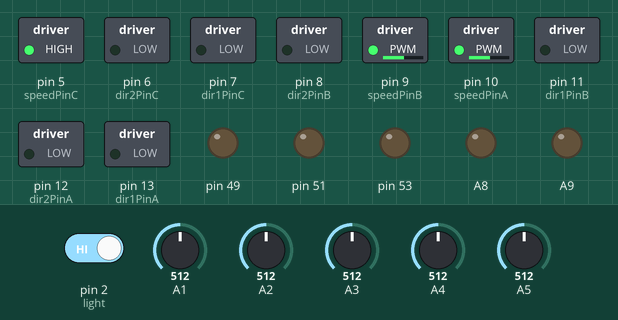
Bench run of a sketch on a simulated Arduino Mega 2560, built with avr-gcc and run on an emulated ATmega2560. Parts: switched loads named in the sketch (green lamp = pin HIGH), output pins drawn as LEDs (lit = HIGH). The inputs (shaded band) are chosen by the test bench; at power-on: pin 2 (light) HIGH, A4 = 512, A5 = 512, A1 = 512, A3 = 512, A2 = 512.

Above: at 1.2 s.
1.3 s: pin 2 (light) driven LOW
At 1.7 s:
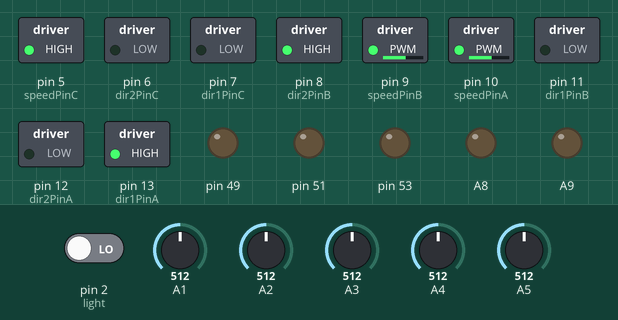
2.8 s: A4 set to 487
At 4.0 s:
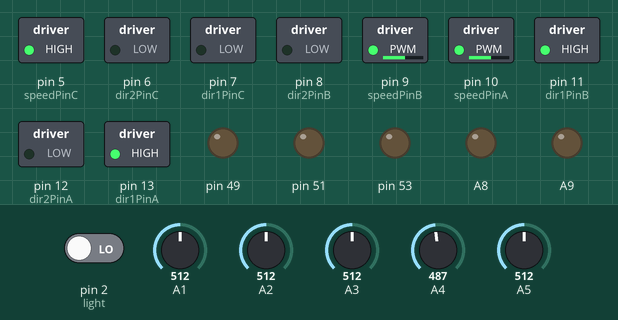
4.3 s: A5 set to 490
At 5.2 s:
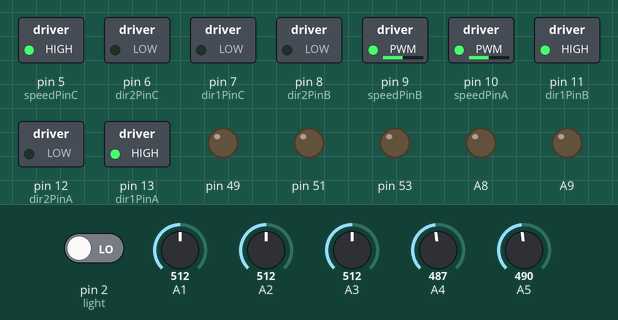
5.8 s: A1 set to 490
At 6.3 s:
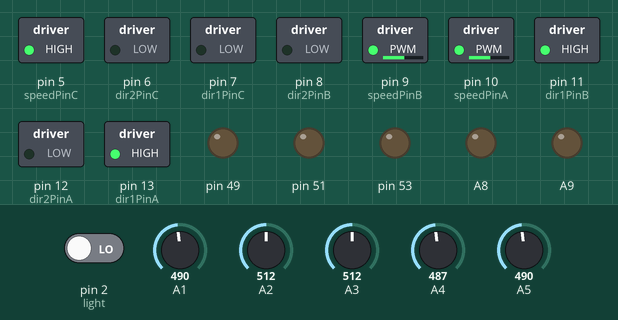
7.3 s: A1 set to 510
At 8.5 s:
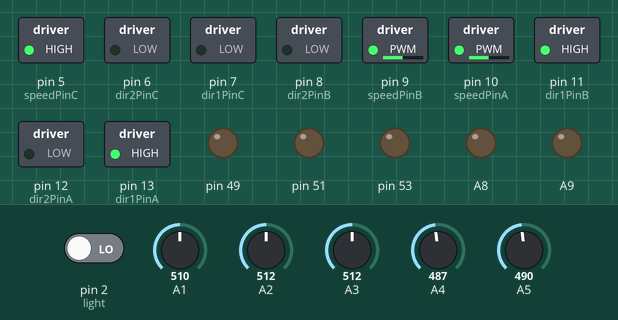
8.8 s: A3 set to 490
At 9.8 s:
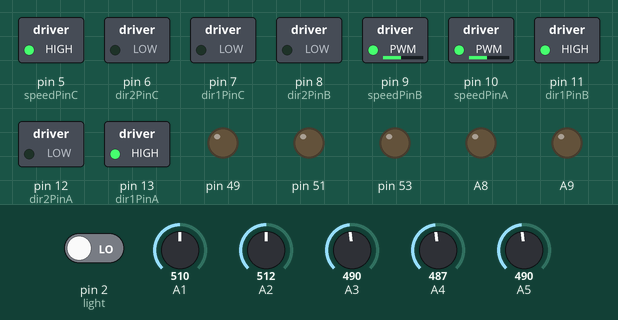
Timing chart, 0 to 11.3 s (numbered marks = the images above; inputs shaded):
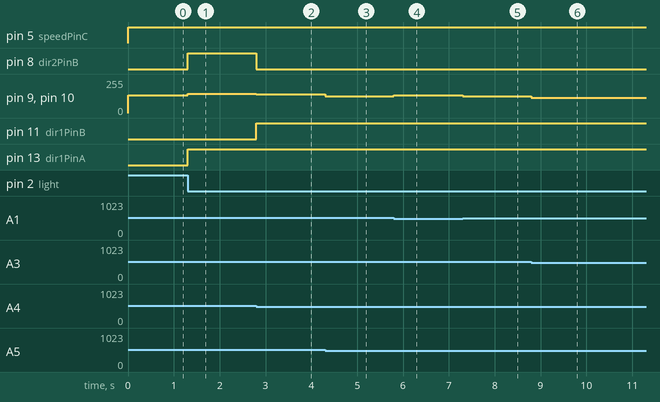

Measured:
- the behaviour switches between 500 and 499 on A4 (found by bisection; images 1 and 2)
- after the input at 1.3 s, pin 8 (dir2PinB), pin 13 (dir1PinA): LOW → HIGH at once; pin 9 (speedPinB), pin 10 (speedPinA): 132/255 → 144/255 at once
- after the input at 2.8 s, pin 8 (dir2PinB): HIGH → LOW at once; pin 9 (speedPinB), pin 10 (speedPinA): 144/255 → 140/255 at once; pin 11 (dir1PinB): LOW → HIGH at once
- after the input at 4.3 s, pin 9 (speedPinB), pin 10 (speedPinA): 140/255 → 124/255 at once
- after the input at 5.8 s, pin 9 (speedPinB), pin 10 (speedPinA): 124/255 → 134/255 at once
- after the input at 7.3 s, pin 9 (speedPinB), pin 10 (speedPinA): 134/255 → 124/255 at once
- after the input at 8.8 s, pin 9 (speedPinB), pin 10 (speedPinA): 124/255 → 114/255 at once

The sketch:

fanlly_car5.ino
```cpp
#include <SoftwareSerial.h>

int bluetoothTx = 45;
int bluetoothRx = 47;

SoftwareSerial bluetooth(bluetoothTx, bluetoothRx);
int dir1PinA=13;
int dir2PinA=12;
int speedPinA=10;

int dir1PinB=11;
int dir2PinB=8;
int speedPinB=9;

int dir1PinC=7;
int dir2PinC=6;
int speedPinC=5;

int portPinX=0;   //類比A0
int portPinY=1;   //類比A1
int rotPin=3;


unsigned long time;
int speedA=900;
int speedB=900;
int speedC=900;
int dirA=0;
int dirB=0;
int dirC=0;

int valX=0;
int valY=0;
int absX=0;
int absY=0;
void setup()
{
    //set Motor PinMode
  pinMode(dir1PinA,OUTPUT);
  pinMode(dir2PinA,OUTPUT);
  pinMode(speedPinA,OUTPUT);
  pinMode(dir1PinB,OUTPUT);
  pinMode(dir2PinB,OUTPUT);
  pinMode(speedPinB,OUTPUT);
  pinMode(dir1PinC,OUTPUT);
  pinMode(dir2PinC,OUTPUT);
  pinMode(speedPinC,OUTPUT);
  pinMode(rotPin,INPUT);
  time=millis();

  pinMode(A8, OUTPUT);
  pinMode(A9, OUTPUT);

  //attachInterrupt(4,doEncoderA,CHANGE);
  //attachInterrupt(4,doEncoderB,CHANGE);
  //attachInterrupt(4,doEncoderC,CHANGE);
  //pinMode(45, OUTPUT);
  //pinMode(47, INPUT);
  pinMode(53, OUTPUT);
  pinMode(51,OUTPUT);
  pinMode(49,OUTPUT);
  digitalWrite(51,LOW);
  //Setup usb serial connection to computer
  Serial.begin(57600);

  //Setup Bluetooth serial connection to android
//  bluetooth.begin(115200);
//  bluetooth.print("$$$");
  bluetooth.begin(9600);
}

void loop()
{
  //Read from usb serial to bluetooth

  int ref=30,i,obj,kp,err,lightSpeedA,lightSpeedB,speed_m,val;
  if(digitalRead(2)==0){
      kp=2.0;
      obj=light();
      err=(ref-obj)*kp;
      if(err>=50)
        err=50;
      if(err<=-50)
        err=-50;
      lightSpeedA=400-err;
      lightSpeedB=400+err;
       if(err >=25){
        motor_moveA(2,lightSpeedB);
        motor_moveB(2,lightSpeedB);
      }else if(err < 0){
        motor_moveA(1,lightSpeedB);
        motor_moveB(1,lightSpeedB);
       }else{
        motor_moveA(1,lightSpeedA);
        motor_moveB(2,lightSpeedB);
      }
  }else{
    String str = "";
    byte bBuf[512];
    while(Serial.available()){
      str += (char) Serial.read();
      delay(2);
    }
  if(str.length()>0){
        str.getBytes(bBuf,512);
        if(bBuf[4]==0){
                    double _dif = 1.40;
                    double x = (bBuf[0]==1)?(bBuf[1]):(bBuf[1]*(-1));
                    double y = (bBuf[2]==1)?(bBuf[3]):(bBuf[3]*(-1));

                    x *= _dif;
                    y *= _dif;
                    //處理
                    double x_max = 160;
                    double y_max = 160;
                    if(x==0 || y==0){
                      if(x==0&&y==0){
                        dirA=0;
                        dirB=0;
                        dirC=0;
                      }else if(x==0 && y> 0 ){
                      speedA=220 * y/y_max;speedB=220 *y/y_max;speedC=0;dirA=1;dirB=2;dirC=0;
                      }else if(x==0 && y<0){
                        speedA=220*y/y_max;speedB=220*y/y_max;speedC=0;dirA=2;dirB=1;dirC=0;
                      }else if(x>0 && y==0){
                        speedA=88*x/x_max;speedB=174*x/x_max;speedC=174*x/x_max;dirA=2;dirB=2;dirC=1;
                      }else{
                        speedA=174*x/x_max;speedB=88*x/x_max;speedC=145*x/x_max;dirA=1;dirB=1;dirC=2;
                      }
                    }else if(x>0 && y>0){  //I
                      Serial.println("I");
                      speedA = ( 174 * (y / y_max) ) + 88*(x / x_max);
                      speedB = ( 174 * (y / y_max) ) + 174*(x / x_max);
                      speedC = ( 0 * (y / y_max) ) + 174*(x / x_max);
                      dirA = 1;
                      dirB = 2;
                      dirC = 1;
                    }else if(x<0 && y>0){  //II
                      speedA = ( 174 * (y / y_max) ) + 174 * (x / x_max);
                      speedB = ( 174 * (y / y_max) ) + 88 * (x / x_max);
                      speedC = ( 0 * (y / y_max) ) + 145 * (x / x_max);
                      dirA = 1;
                      dirB = 2;
                      dirC = 2;
                    }else if(x<0 && y<0){  //III
                      speedA = ( 174 * (y / y_max) ) + 174 * (x / x_max);
                      speedB = ( 174 * (y / y_max) ) + 88 * (x / x_max);
                      speedC = ( 0 * (y / y_max) ) + 145 * (x / x_max);
                      dirA = 2;
                      dirB = 1;
                      dirC = 2;
                    }else if(x>0 && y<0){  //IV
                      speedA = ( 174 * (y / y_max) ) + 88 * (x / x_max);
                      speedB = ( 174 * (y / y_max) ) + 174 * (x / x_max);
                      speedC = ( 0 * (y / y_max) ) + 174 * (x / x_max);
                      dirA = 2;
                      dirB = 1;
                      dirC = 1;
                    }else{
                      motor_moveA(dirA,speedA);
                      motor_moveB(dirB,speedB);
                      motor_moveC(dirC,speedC);
                    }
        }else if(bBuf[4]==1){
                  dirA  = dirB = dirC = 1;
                  speedA = speedB =speedC = 150;
        }else if(bBuf[4]==2){
                dirA = dirB = dirC =2;
                speedA = speedB = speedC = 150;
        }


  }else{
    motor_moveA(dirA,speedA);
    motor_moveB(dirB,speedB);
    motor_moveC(dirC,speedC);
  }
   /*if(Serial.available()){
     byte toSend=Serial.read();
     delay(5);
     dirA = (int)toSend[0];
     speedA = (int)toSend[1];
     dirB = (int)toSend[2];
     speedB = (int)toSend[3];
     dirC = 1;
     speedC = 100;
   }else{
     Serial.print('Hello\n');
     motor_moveA(dirA,speedA);
     motor_moveB(dirB,speedB);
     motor_moveC(dirC,speedC);
   }*/
  }
}
void char2byteArray(char ch){
  byte result[8];
  result[0] = (byte)((ch >> 56) & 0xff);
  result[1] = (byte)((ch >> 48) & 0xff);
  result[2] = (byte)((ch >> 40) & 0xff);
  result[3] = (byte)((ch >> 32) & 0xff);
  result[4] = (byte)((ch >> 24) & 0xff);
  result[5] = (byte)((ch >> 16) & 0xff);
  result[6] = (byte)((ch >> 8 ) & 0xff);
  result[7] = (byte)((ch >> 0) & 0xff);
       dirA = int(result[0]);
     dirB = int(result[2]);
     dirC = int(result[4]);
     speedA = int(result[1]);
     speedB = int(result[3]);
     speedC = int(result[5]);
  return;
}
byte* int2byteArray(int num) {
  byte result[4];
  result[0] = (byte) (num >> 24);// 取最高8位放到0下标
  result[1] = (byte) (num >> 16);// 取次高8为放到1下标
  result[2] = (byte) (num >> 8); // 取次低8位放到2下标
  result[3] = (byte) (num); // 取最低8位放到3下标
  return result;
}
int byteArray2int(byte b[]){
  int a;
  a = b[0] & 0xff;
  a |= (b[1]<<8) & 0xff;
  a |= (b[2]<<16)& 0xff;
  a |= (b[3]<<24)&& 0xff;
  return a;
}
void Stop(){speedA=0;speedB=0;speedC=0;dirA=0;dirB=0;dirC=0;}
void Forward(){speedA=174;speedB=174;speedC=0;dirA=1;dirB=2;dirC=0;}
void Back(){speedA=174;speedB=174;speedC=0;dirA=2;dirB=1;dirC=0;}
void Left(){speedA=174;speedB=88;speedC=145;dirA=1;dirB=1;dirC=2;}
void Right(){speedA=88;speedB=174;speedC=174;dirA=2;dirB=2;dirC=1;}
void LeftFront(){speedA=246;speedB=61;speedC=124;dirA=1;dirB=2;dirC=2;}
void RightFront(){speedA=61;speedB=246;speedC=124;dirA=1;dirB=2;dirC=1;}
void LeftBack(){speedA=65;speedB=246;speedC=124 ;dirA=2;dirB=1;dirC=2;}
void RightBack(){speedA=246;speedB=61;speedC=124;dirA=2;dirB=2;dirC=1;}
void RightRotation(){speedA=174;speedB=174;speedC=174;dirA=2;dirB=2;dirC=2;}
void LeftRotation(){speedA=174;speedB=174;speedC=174;dirA=1;dirB=1;dirC=1;}
void motor_moveA(int motor_dir,int motor_speed){
    analogWrite(10,motor_speed);
    switch(motor_dir){
      case 0:digitalWrite(13,LOW);digitalWrite(12,LOW);break;
      case 1:digitalWrite(13,HIGH);digitalWrite(12,LOW);break;
      case 2:digitalWrite(13,LOW);digitalWrite(12,HIGH);break;
      default:break;
    }
}
void motor_moveB(int motor_dir,int motor_speed){
    analogWrite(9,motor_speed);
    switch(motor_dir){
      case 0:digitalWrite(11,LOW);digitalWrite(8,LOW);break;
      case 1:digitalWrite(11,HIGH);digitalWrite(8,LOW);break;
      case 2:;digitalWrite(11,LOW);digitalWrite(8,HIGH);break;
      default:break;
    }
}
void motor_moveC(int motor_dir,int motor_speed){
    analogWrite(5,motor_speed);
    switch(motor_dir){
      case 0:digitalWrite(7,LOW);digitalWrite(6,LOW);break;
      case 1:digitalWrite(7,HIGH);digitalWrite(6,LOW);break;
      case 2:digitalWrite(7,LOW);digitalWrite(6,HIGH);break;
      default:break;
    }
}


/*循跡感測器*/
int light(){
   int sum=0,i,no=0;
   if(analogRead(5)>=500){
   sum += 10;
   no++;
   }
   if(analogRead(4)>=500){
   sum += 20;
   no++;
   }
   if(analogRead(3)>=500){
   sum += 30;
   no++;
   }
   if(analogRead(2)>=500){
   sum += 40;
   no++;
   }
   if(analogRead(1)>=500){
   sum += 50;
   no++;
   }

   if(no==0)
     return sum;
    else
      return (sum/no);
}
```
